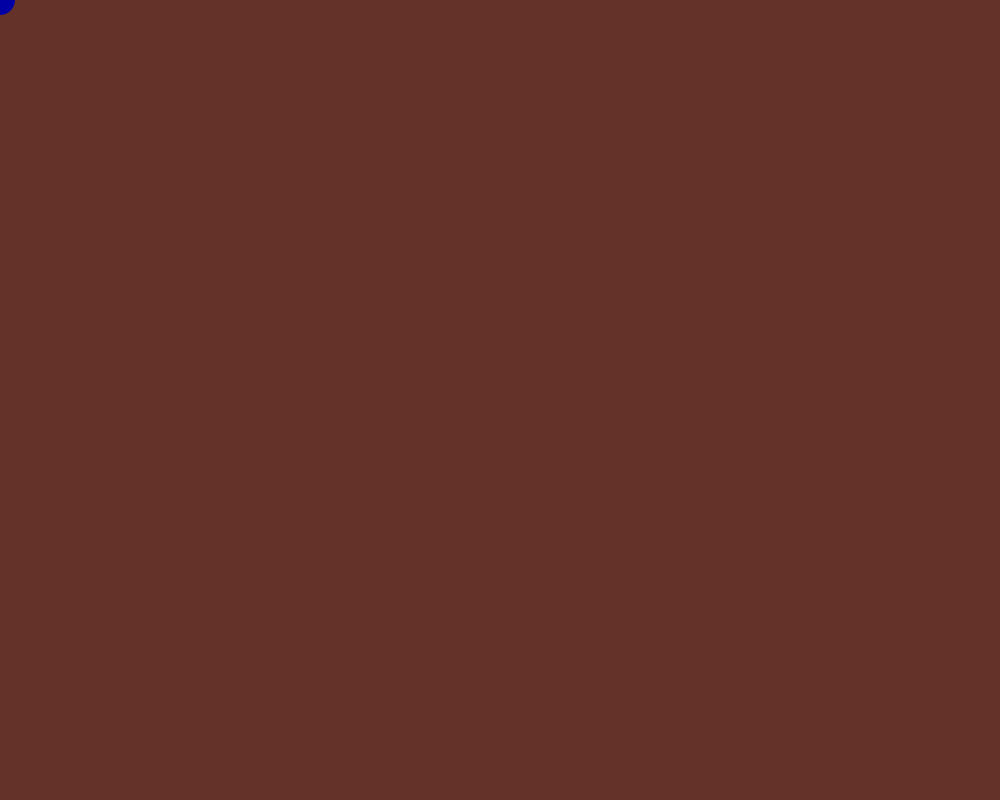
Frame 1 (no input)
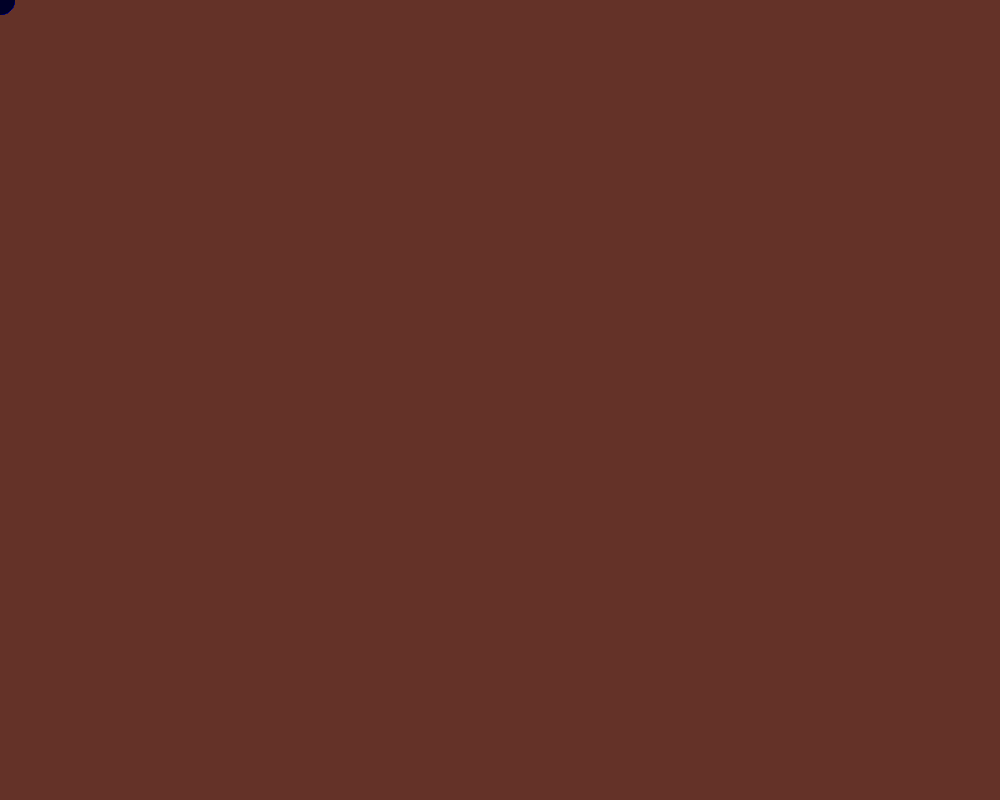
Frame 60 (the mouse pressed at the canvas centre just before this capture)
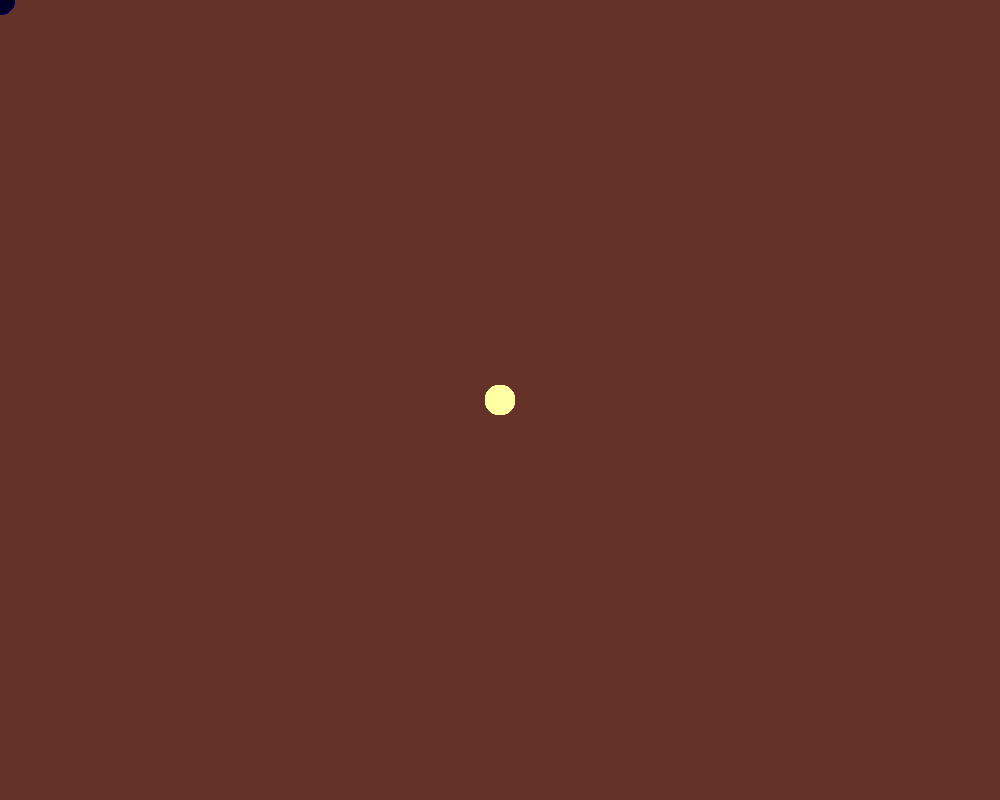
Frame 120 (the mouse held since frame 60 and released just before this capture)

The Processing sketch that drew these frames (run headless with seeded random() and noise(); from frame 60 on, the mouse is pressed at the canvas centre):

// Processing sketch: processing_160584
// ── processing_160584.pde




void setup() 
{

size(1000,800);
background(100,50,40);
noStroke();
frameRate(30);
}

void draw() { 
int circleSize = 30;
int circleXpos = mouseX;
int circleYpos = mouseY;
fill(mouseX,mouseY,random(0,255));
ellipse(circleXpos, circleYpos, circleSize, circleSize);

}
